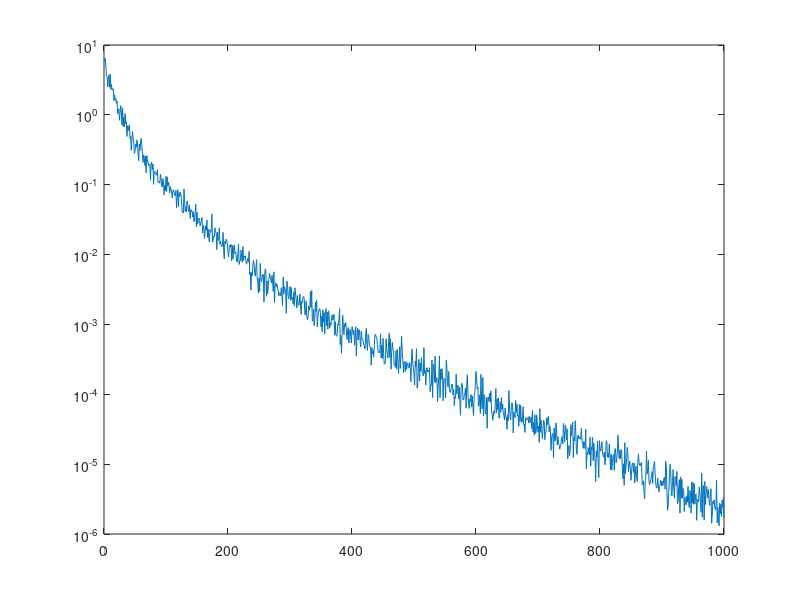

The MATLAB script that drew this image: (Note: this script raises an error after producing the figure.)
%%%% In this script, we apply QHMC to single-layer FC neural network %%%%
rng(1)
n = 40; % dimension of the input
N = 200; % number of samples
X = randn(n,N); % inputs
Wt = randn(n,n)*0.2; % define the teacher network
nzele = 20;
nz_id = datasample(1:n*n, nzele,'Replace',false);
Wt(nz_id) = 1;
Yt = zeros(n,N);  % define the teacher output
Yt = X + max(0,Wt*X);

mu = 10;
lambda = 0;
eps0 = 0.01;
bs = 10;
p0 = 0.5;
%%%%%%%%% Pretrain the model %%%%%%%%%
W = rand(n,n)*0;
u_err = @(yt,y,x,W) mu/(2*n)*sum((yt-y).^2);
u_reg = @(W) lambda/n*sum(sum(W.^p0));
u_grad_err = @(yt,y,x,W) mu/(2*n)*(1+sign(W*x)).*(y-yt)*x';
u_grad_reg = @(W) lambda/n*p0*1./(abs(W).^(1-p0)+eps0);
epoch = 1000;
step = 0.3;
errs = [];
for i = 1:epoch
    id = randsample(1:N,bs);
    grad_err = 0;
    err = 0;
    for j = 1:bs
        x = X(:,id(j));
        y = max(0,W*x) + x;
        yt = Yt(:,id(j));
        grad_err = grad_err + u_grad_err(yt,y,x,W);
        err = err + u_err(yt,y,x,W);
    end
    grad_err = grad_err/bs;
    err = err/bs;
    grad_reg = u_grad_reg(W);
    grad = grad_err + grad_reg;
    grad = min(grad,2);
    W = W - step * grad;
    errs = [errs;err];
end

plot(1:epoch, errs)
set(gca, 'YScale', 'log')

%%%%%%%% Model Parameters %%%%%%%%%
mu = 10; % the magnitude for the L2 error part
lambda = 10; % the regularizer for the weight matrix
eps0 = 1e-2; % avoid divergence when calculating gradients
therm_m = 1;
%%%%%%%%% Initialization %%%%%%%%%%%%
u_err = @(yt,y,x,W) mu/(2*n)*sum((yt-y).^2);
u_reg = @(W) lambda/n*sum(sum(abs(W.^p0)));
u_grad_err = @(yt,y,x,W) mu/(2*n)*(1+sign(W*x)).*(y-yt)*x';
u_grad_reg = @(W) lambda/n*p0*1./(abs(W).^(1-p0)+eps0);
qs = {};
q = zeros(n,1);
p = zeros(n,1);
zeta = zeros(n,1);

%%%%%%%%%% QHMC Parameters %%%%%%%%%%%%
log_m0 = 3;
sigma_m = 0;
epoch = 1100;
L = 5;
step = 0.03;

for i=1:epoch
    logm = normrnd(log_m0,sigma_m);
    m = 10^logm;
    p = normrnd(0,sqrt(m));
    id = randsample(1:N,bs);
    grad_err = 0;
    err = 0;
    for j = 1:bs
        x = X(:,id(j));
        y = max(0,W*x) + x;
        yt = Yt(:,id(j));
        grad_err = grad_err + u_grad_err(yt,y,x,W);
        err = err + u_err(yt,y,x,W);
    end
    grad_err = grad_err/bs;
    err = err/bs;
    grad_reg = u_grad_reg(W);
    grad = grad_err + grad_reg;
    [Wf,pf,zetaf] = leap_frog_nn(n,therm_m,grad,m,W,p,zeta,step,L);
    err = 0; reg = 0; err_f = 0; reg_f = 0;
    for j = 1:bs
        x = X(:,id(j));
        y = max(0,W*x) + x;
        yt = Yt(:,id(j));
        err = err + u_err(yt,y,x,Wf);
        err_f = err + u_err(yt,y,x,Wf);
    end
    err = err/bs; reg = reg/bs;
    reg = u_reg(W);
    reg_f = u_reg(Wf);
    p = exp((reg+err)-(reg_f+err_f));
    if rand()<p
        qs{end+1} = W;
        W = Wf;
    end
end

acc = length(qs)/epoch


    
